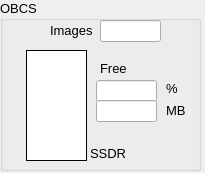
<?xml version="1.0" encoding="UTF-8"?>
<ui version="4.0">
 <class>ObcsWidget</class>
 <widget class="QWidget" name="ObcsWidget">
  <property name="geometry">
   <rect>
    <x>0</x>
    <y>0</y>
    <width>205</width>
    <height>173</height>
   </rect>
  </property>
  <property name="windowTitle">
   <string>Form</string>
  </property>
  <widget class="QGroupBox" name="obcsGroupBox">
   <property name="geometry">
    <rect>
     <x>0</x>
     <y>0</y>
     <width>201</width>
     <height>171</height>
    </rect>
   </property>
   <property name="font">
    <font>
     <family>Arial</family>
     <pointsize>10</pointsize>
    </font>
   </property>
   <property name="styleSheet">
    <string notr="true"/>
   </property>
   <property name="title">
    <string>OBCS</string>
   </property>
   <widget class="QLabel" name="label_1">
    <property name="geometry">
     <rect>
      <x>50</x>
      <y>20</y>
      <width>51</width>
      <height>20</height>
     </rect>
    </property>
    <property name="layoutDirection">
     <enum>Qt::RightToLeft</enum>
    </property>
    <property name="text">
     <string>Images</string>
    </property>
   </widget>
   <widget class="QLabel" name="label_2">
    <property name="geometry">
     <rect>
      <x>100</x>
      <y>60</y>
      <width>31</width>
      <height>16</height>
     </rect>
    </property>
    <property name="text">
     <string>Free</string>
    </property>
   </widget>
   <widget class="QLabel" name="label_4">
    <property name="geometry">
     <rect>
      <x>166</x>
      <y>80</y>
      <width>16</width>
      <height>16</height>
     </rect>
    </property>
    <property name="layoutDirection">
     <enum>Qt::LeftToRight</enum>
    </property>
    <property name="text">
     <string>%</string>
    </property>
   </widget>
   <widget class="QLabel" name="label_5">
    <property name="geometry">
     <rect>
      <x>166</x>
      <y>100</y>
      <width>21</width>
      <height>20</height>
     </rect>
    </property>
    <property name="layoutDirection">
     <enum>Qt::LeftToRight</enum>
    </property>
    <property name="text">
     <string>MB</string>
    </property>
   </widget>
   <widget class="QLineEdit" name="Images">
    <property name="geometry">
     <rect>
      <x>100</x>
      <y>20</y>
      <width>61</width>
      <height>22</height>
     </rect>
    </property>
   </widget>
   <widget class="QLineEdit" name="FreeMemoryPercent">
    <property name="geometry">
     <rect>
      <x>96</x>
      <y>80</y>
      <width>61</width>
      <height>22</height>
     </rect>
    </property>
   </widget>
   <widget class="QLineEdit" name="FremMemoryMB">
    <property name="geometry">
     <rect>
      <x>96</x>
      <y>100</y>
      <width>61</width>
      <height>22</height>
     </rect>
    </property>
   </widget>
   <widget class="QFrame" name="MemoryBar">
    <property name="geometry">
     <rect>
      <x>26</x>
      <y>50</y>
      <width>61</width>
      <height>111</height>
     </rect>
    </property>
    <property name="styleSheet">
     <string notr="true">border-width: 1px;
border-style: solid;
border-color: rgb(0, 0, 0);
background-color: rgb(255,255,255);</string>
    </property>
    <property name="frameShape">
     <enum>QFrame::StyledPanel</enum>
    </property>
    <property name="frameShadow">
     <enum>QFrame::Raised</enum>
    </property>
   </widget>
   <widget class="QLabel" name="label_3">
    <property name="geometry">
     <rect>
      <x>90</x>
      <y>143</y>
      <width>41</width>
      <height>20</height>
     </rect>
    </property>
    <property name="layoutDirection">
     <enum>Qt::RightToLeft</enum>
    </property>
    <property name="text">
     <string>SSDR</string>
    </property>
   </widget>
  </widget>
 </widget>
 <resources/>
 <connections/>
</ui>
